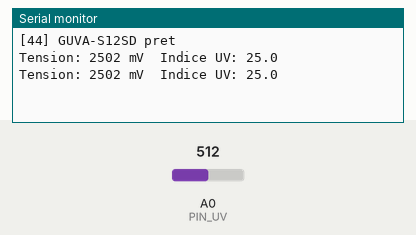
Bench run of a sketch on a simulated Arduino Uno, built with avr-gcc and run on an emulated ATmega328P. Shown: the last lines printed to the serial monitor. Inputs (shaded band) come from the test bench; at power-on: A0 (PIN_UV) = 512.

Above: at 1.8 s.
1.9 s: A0 (PIN_UV) set to 716
At 2.8 s:
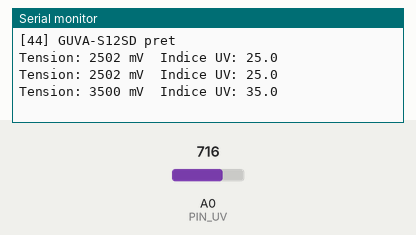
3.4 s: A0 (PIN_UV) set to 900
At 4.5 s:
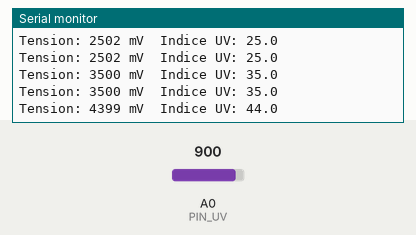
Timing chart, 0 to 6.4 s (numbered marks = the images above; inputs shaded):
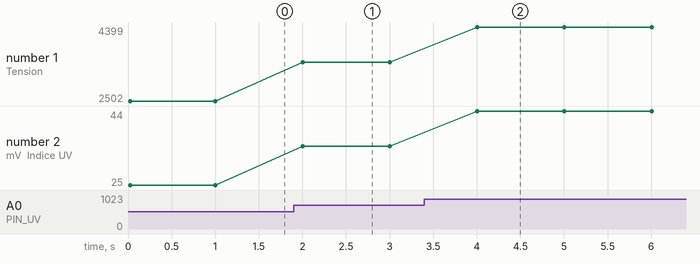

The sketch:

44_GUVA-S12SD_UV.ino
```cpp
/*
 * =====================================================================
 *  Arduino Lab Nexus v6.1.0 STABLE  -  GUVA-S12SD Ultraviolet
 * =====================================================================
 *  Explication : Mesure le rayonnement UV et estime l'indice UV avec un capteur GUVA-S12SD.
 *  Carte       : Arduino UNO / Nano (ATmega328P) - compatible Mega
 *  Moniteur    : 9600 bauds
 *
 *  Câblage :
 *   Arduino 5V     -> UV VCC
 *   Arduino GND    -> UV GND
 *   Arduino A0     -> UV SIG
 *
 *  Bibliothèques requises (arduino-cli lib install "...") : aucune
 * =====================================================================
 */
// @libs:

// Broche analogique du capteur
const uint8_t PIN_UV = A0;

void setup() {
  Serial.begin(9600);
  Serial.println(F("[44] GUVA-S12SD pret"));
}

void loop() {
  // Conversion en millivolts puis en indice UV (environ 0,1 V par point d'indice)
  int brut = analogRead(PIN_UV);
  float millivolts = brut * (5000.0 / 1023.0);
  float indiceUV = millivolts / 100.0;
  Serial.print(F("Tension: ")); Serial.print(millivolts, 0); Serial.print(F(" mV  "));
  Serial.print(F("Indice UV: ")); Serial.println(indiceUV, 1);
  delay(1000);
}
```

Measured:
- after the input at 1.9 s, the serial monitor: prints a new line after 0.10 s (image 1)
- after the input at 3.4 s, the serial monitor: prints a new line after 0.60 s (image 2)
- plotted number 1: 2502 → 3500 after the input at 1.9 s, 3500 → 4399 after the input at 3.4 s
- plotted number 2: 25 → 35 after the input at 1.9 s, 35 → 44 after the input at 3.4 s
